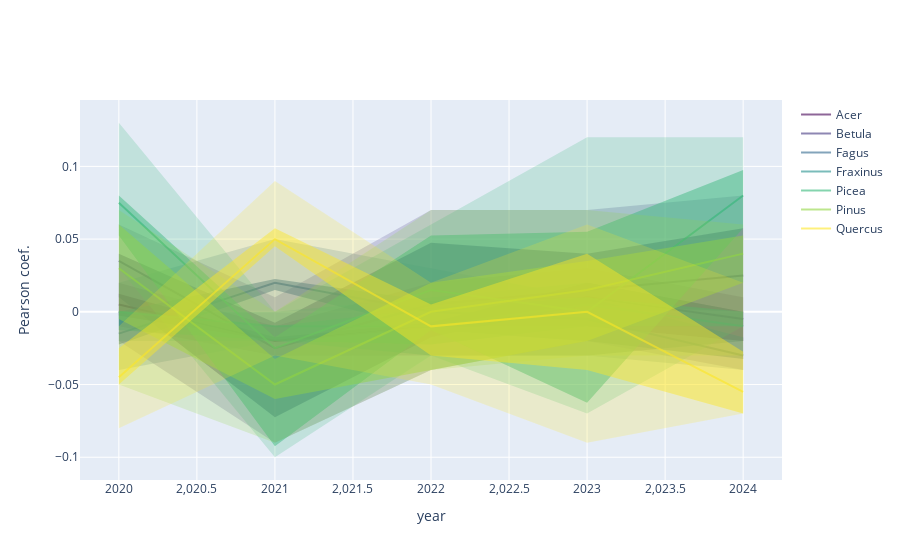

Write notebook code for a chart like this one.
### Code cell
x = weathers_df['year'].unique().tolist()
yearly_corrs = pd.concat(corrs).groupby('year')

n_colors = corrs[0].drop('year', axis=1).columns.shape[0]
color_scale = px.colors.sample_colorscale('viridis', [n/(n_colors -1) for n in range(n_colors)])

fig = go.Figure()
for i, genus in enumerate(corrs[0].drop('year', axis=1).columns):
    fig.add_trace(go.Scatter(
        x=x,
        y=yearly_corrs[genus].agg('median'),
        line_color=color_scale[i],
        mode='lines',
        opacity=0.6,
        name=genus,
        showlegend=True
    ))
    for quantile in [0.75, 1.0]:
        upper_quantile = yearly_corrs[genus].quantile(quantile)
        lower_quantile = yearly_corrs[genus].quantile(1-quantile)
        fig.add_trace(go.Scatter(
            x=x+x[::-1],
            y=pd.concat([upper_quantile, lower_quantile[::-1]]),
            fill='toself',
            fillcolor=color_scale[i],
            opacity=1.2-quantile,
            line_color='rgba(255,255,255,0)',
            hoverinfo='skip',
            showlegend=False
        ))
fig.update_layout(
    xaxis_title='year', yaxis_title='Pearson coef.'
)
fig.write_image(figures_dir.joinpath('genus_corr.pdf'))
fig

### Figure 1 — Plotly figure (JSON) as saved in the notebook; plotly's stock layout.template omitted (floating-point values rounded to 4 significant figures)
{"data": [{"line": {"color": "rgb(68, 1, 84)"}, "mode": "lines", "name": "Acer", "opacity": 0.6, "showlegend": true, "type": "scatter", "x": [2020, 2021, 2022, 2023, 2024], "y": [0.005, -0.02, -0.01, 0.01, -0.005]}, {"fill": "toself", "fillcolor": "rgb(68, 1, 84)", "hoverinfo": "skip", "line": {"color": "rgba(255,255,255,0)"}, "opacity": 0.45, "showlegend": false, "type": "scatter", "x": [2020, 2021, 2022, 2023, 2024, 2024, 2023, 2022, 2021, 2020], "y": [0.0125, -0.0175, -0.0075, 0.02, 0, -0.02, -0.01, -0.01, -0.02, -0.0025]}, {"fill": "toself", "fillcolor": "rgb(68, 1, 84)", "hoverinfo": "skip", "line": {"color": "rgba(255,255,255,0)"}, "opacity": 0.2, "showlegend": false, "type": "scatter", "x": [2020, 2021, 2022, 2023, 2024, 2024, 2023, 2022, 2021, 2020], "y": [0.02, -0.01, 0.02, 0.03, 0.01, -0.02, -0.03, -0.03, -0.03, -0.01]}, {"line": {"color": "rgb(67, 56, 128)"}, "mode": "lines", "name": "Betula", "opacity": 0.6, "showlegend": true, "type": "scatter", "x": [2020, 2021, 2022, 2023, 2024], "y": [0.035, -0.025, 0.005, 0.015, 0.025]}, {"fill": "toself", "fillcolor": "rgb(67, 56, 128)", "hoverinfo": "skip", "line": {"color": "rgba(255,255,255,0)"}, "opacity": 0.45, "showlegend": false, "type": "scatter", "x": [2020, 2021, 2022, 2023, 2024, 2024, 2023, 2022, 2021, 2020], "y": [0.04, -0.0075, 0.0475, 0.04, 0.0575, 0, 0.005, -0.0175, -0.0725, 0.01]}, {"fill": "toself", "fillcolor": "rgb(67, 56, 128)", "hoverinfo": "skip", "line": {"color": "rgba(255,255,255,0)"}, "opacity": 0.2, "showlegend": false, "type": "scatter", "x": [2020, 2021, 2022, 2023, 2024, 2024, 2023, 2022, 2021, 2020], "y": [0.06, 0.01, 0.07, 0.07, 0.08, -0.04, -0.02, -0.04, -0.09, -0.02]}, {"line": {"color": "rgb(49, 104, 142)"}, "mode": "lines", "name": "Fagus", "opacity": 0.6, "showlegend": true, "type": "scatter", "x": [2020, 2021, 2022, 2023, 2024], "y": [-0.015, 0.02, 0, -0.005, -0.03]}, {"fill": "toself", "fillcolor": "rgb(49, 104, 142)", "hoverinfo": "skip", "line": {"color": "rgba(255,255,255,0)"}, "opacity": 0.45, "showlegend": false, "type": "scatter", "x": [2020, 2021, 2022, 2023, 2024, 2024, 2023, 2022, 2021, 2020], "y": [0, 0.0225, 0.0075, 0.01, -0.0175, -0.0325, -0.02, -0.0125, 0.015, -0.0225]}, {"fill": "toself", "fillcolor": "rgb(49, 104, 142)", "hoverinfo": "skip", "line": {"color": "rgba(255,255,255,0)"}, "opacity": 0.2, "showlegend": false, "type": "scatter", "x": [2020, 2021, 2022, 2023, 2024, 2024, 2023, 2022, 2021, 2020], "y": [0.02, 0.05, 0.03, 0.01, 0, -0.04, -0.03, -0.03, -0.02, -0.04]}, {"line": {"color": "rgb(34, 144, 140)"}, "mode": "lines", "name": "Fraxinus", "opacity": 0.6, "showlegend": true, "type": "scatter", "x": [2020, 2021, 2022, 2023, 2024], "y": [0, -0.01, -0.01, 0.005, -0.01]}, {"fill": "toself", "fillcolor": "rgb(34, 144, 140)", "hoverinfo": "skip", "line": {"color": "rgba(255,255,255,0)"}, "opacity": 0.45, "showlegend": false, "type": "scatter", "x": [2020, 2021, 2022, 2023, 2024, 2024, 2023, 2022, 2021, 2020], "y": [0, -0.01, 0.0025, 0.01, 0, -0.01, -0.01, -0.0225, -0.02, -0.0125]}, {"fill": "toself", "fillcolor": "rgb(34, 144, 140)", "hoverinfo": "skip", "line": {"color": "rgba(255,255,255,0)"}, "opacity": 0.2, "showlegend": false, "type": "scatter", "x": [2020, 2021, 2022, 2023, 2024, 2024, 2023, 2022, 2021, 2020], "y": [0, 0, 0.01, 0.02, 0, -0.02, -0.03, -0.03, -0.02, -0.02]}, {"line": {"color": "rgb(53, 183, 121)"}, "mode": "lines", "name": "Picea", "opacity": 0.6, "showlegend": true, "type": "scatter", "x": [2020, 2021, 2022, 2023, 2024], "y": [0.075, -0.025, 0.015, 0, 0.08]}, {"fill": "toself", "fillcolor": "rgb(53, 183, 121)", "hoverinfo": "skip", "line": {"color": "rgba(255,255,255,0)"}, "opacity": 0.45, "showlegend": false, "type": "scatter", "x": [2020, 2021, 2022, 2023, 2024, 2024, 2023, 2022, 2021, 2020], "y": [0.08, -0.0175, 0.0525, 0.055, 0.0975, 0.0575, -0.0625, -0.0125, -0.0925, 0.0525]}, {"fill": "toself", "fillcolor": "rgb(53, 183, 121)", "hoverinfo": "skip", "line": {"color": "rgba(255,255,255,0)"}, "opacity": 0.2, "showlegend": false, "type": "scatter", "x": [2020, 2021, 2022, 2023, 2024, 2024, 2023, 2022, 2021, 2020], "y": [0.13, 0, 0.06, 0.12, 0.12, -0.01, -0.07, -0.03, -0.1, 0.03]}, {"line": {"color": "rgb(146, 214, 65)"}, "mode": "lines", "name": "Pinus", "opacity": 0.6, "showlegend": true, "type": "scatter", "x": [2020, 2021, 2022, 2023, 2024], "y": [0.03, -0.05, 0, 0.015, 0.04]}, {"fill": "toself", "fillcolor": "rgb(146, 214, 65)", "hoverinfo": "skip", "line": {"color": "rgba(255,255,255,0)"}, "opacity": 0.45, "showlegend": false, "type": "scatter", "x": [2020, 2021, 2022, 2023, 2024, 2024, 2023, 2022, 2021, 2020], "y": [0.06, -0.0325, 0.02, 0.035, 0.0525, 0.02, -0.02, -0.04, -0.06, -0.005]}, {"fill": "toself", "fillcolor": "rgb(146, 214, 65)", "hoverinfo": "skip", "line": {"color": "rgba(255,255,255,0)"}, "opacity": 0.2, "showlegend": false, "type": "scatter", "x": [2020, 2021, 2022, 2023, 2024, 2024, 2023, 2022, 2021, 2020], "y": [0.07, 0, 0.07, 0.07, 0.06, -0.03, -0.03, -0.04, -0.09, -0.05]}, {"line": {"color": "rgb(253, 231, 37)"}, "mode": "lines", "name": "Quercus", "opacity": 0.6, "showlegend": true, "type": "scatter", "x": [2020, 2021, 2022, 2023, 2024], "y": [-0.045, 0.05, -0.01, 0, -0.055]}, {"fill": "toself", "fillcolor": "rgb(253, 231, 37)", "hoverinfo": "skip", "line": {"color": "rgba(255,255,255,0)"}, "opacity": 0.45, "showlegend": false, "type": "scatter", "x": [2020, 2021, 2022, 2023, 2024, 2024, 2023, 2022, 2021, 2020], "y": [-0.025, 0.0575, 0.005, 0.04, -0.0275, -0.07, -0.04, -0.03, 0.045, -0.05]}, {"fill": "toself", "fillcolor": "rgb(253, 231, 37)", "hoverinfo": "skip", "line": {"color": "rgba(255,255,255,0)"}, "opacity": 0.2, "showlegend": false, "type": "scatter", "x": [2020, 2021, 2022, 2023, 2024, 2024, 2023, 2022, 2021, 2020], "y": [-0.01, 0.09, 0.02, 0.06, 0.02, -0.07, -0.09, -0.05, -0.03, -0.08]}], "layout": {"autosize": true, "xaxis": {"autorange": true, "range": [2020.0, 2024.0], "title": {"text": "year"}, "type": "linear"}, "yaxis": {"autorange": true, "range": [-0.119, 0.149], "title": {"text": "Pearson coef."}, "type": "linear"}}}
